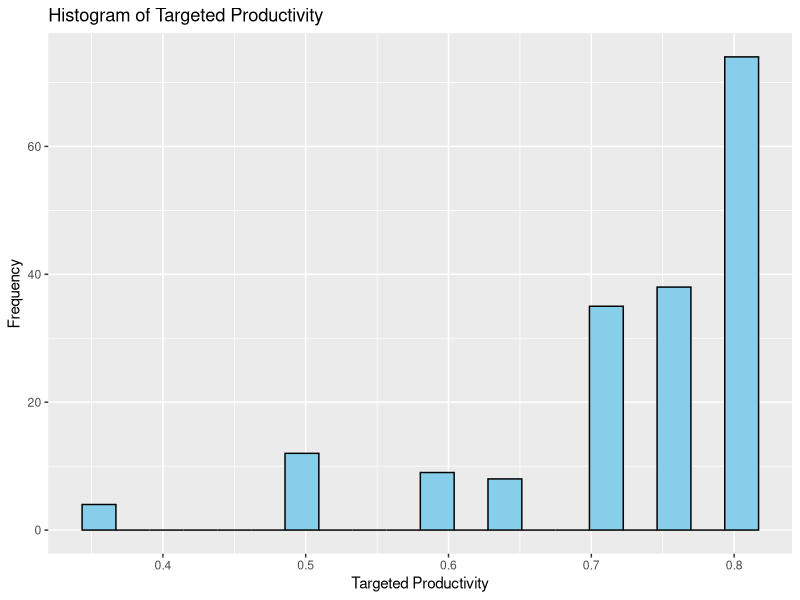
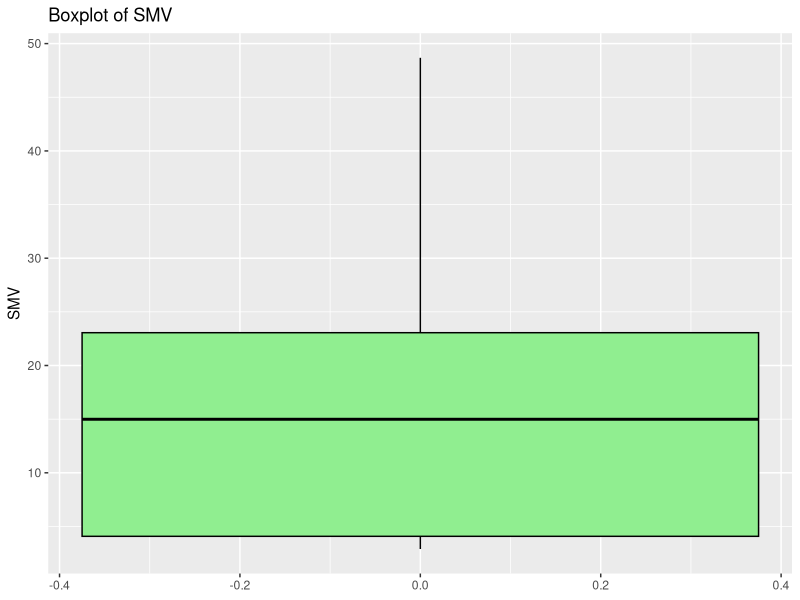
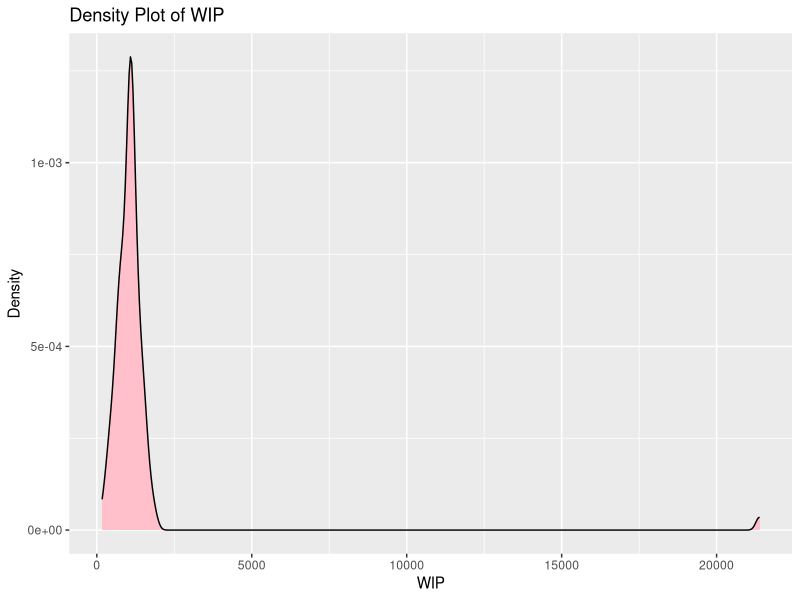
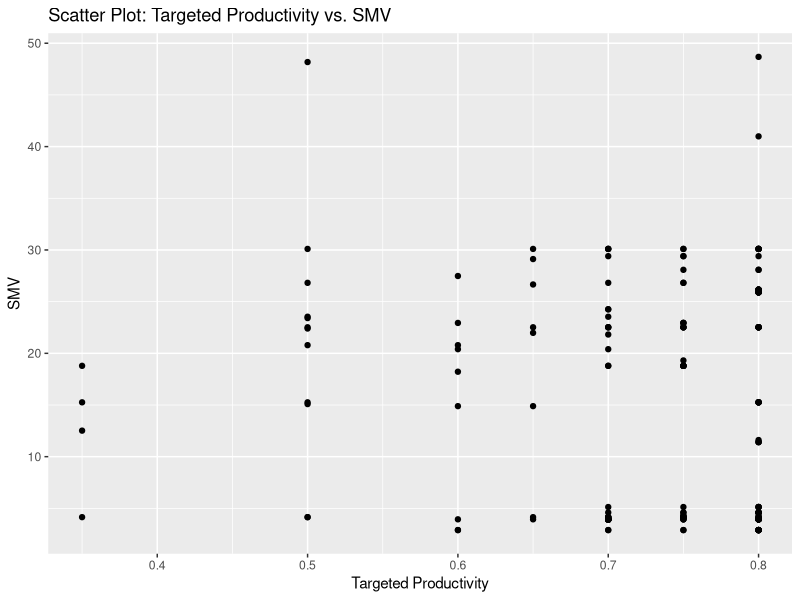
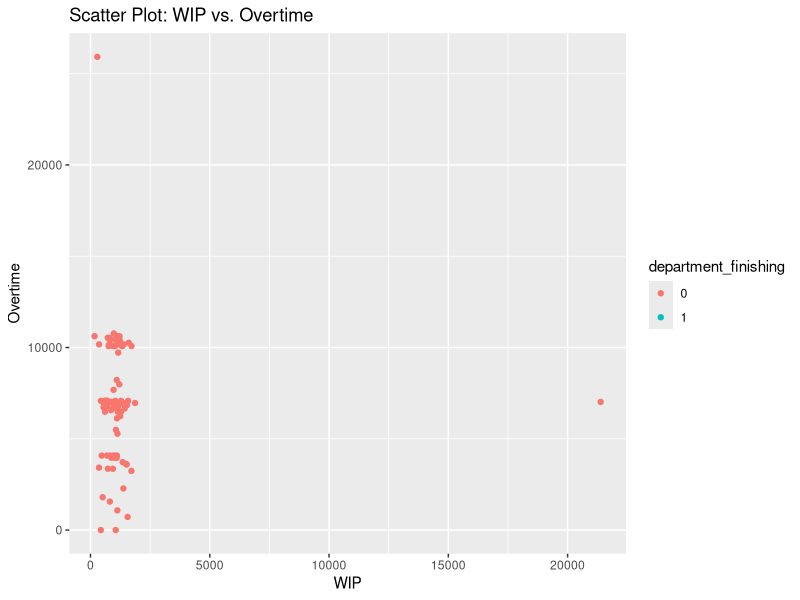
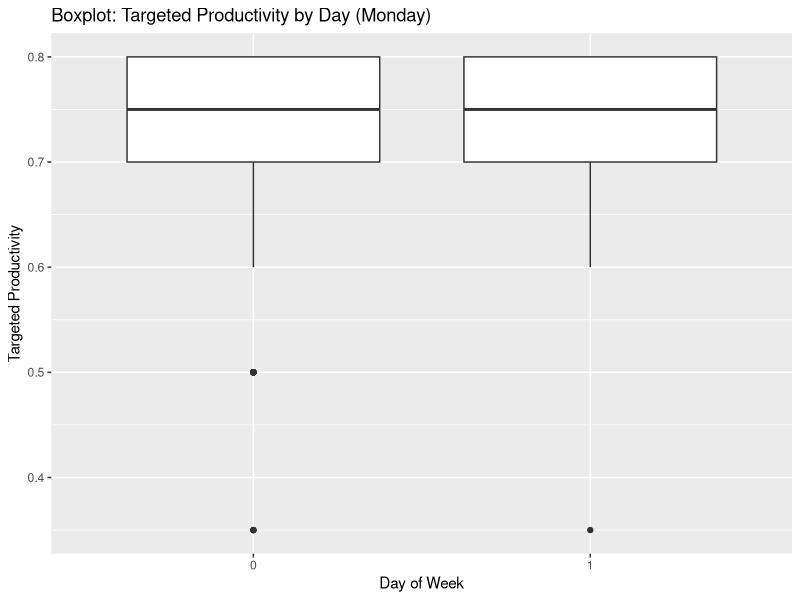
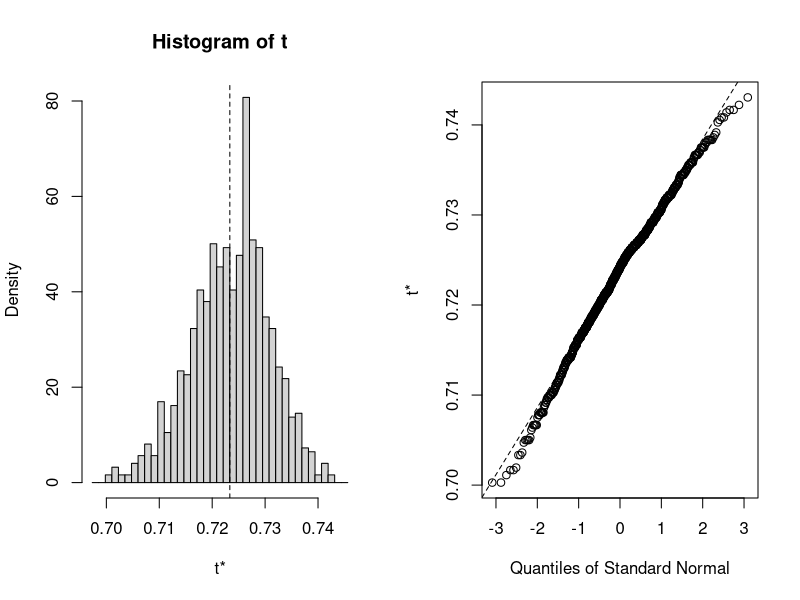

The R source for these figures, in order: (Note: this script raises an error after producing the figures.)
## ---- chunk 1
library(formatR)
knitr::opts_chunk$set(
  warning = FALSE,
  collapse = FALSE
)
## ---- chunk 2
# Load the employee dataset
employee_data <- read.csv("employee_performance.csv", 
                          colClasses = c(
                            team = "factor",
                            targeted_productivity = "numeric",
                            smv = "numeric",
                            wip = "numeric",
                            over_time = "numeric",
                            incentive = "numeric",
                            idle_time = "numeric",
                            idle_men = "numeric",
                            no_of_style_change = "numeric",
                            no_of_workers = "numeric",
                            month = "factor",
                            quarter_Quarter1 = "factor",
                            quarter_Quarter2 = "factor",
                            quarter_Quarter3 = "factor",
                            quarter_Quarter4 = "factor",
                            quarter_Quarter5 = "factor",
                            day_Friday = "factor",
                            department_finishing  = "factor", 
                            department_sewing = "factor",  
                            day_Monday = "factor",
                            day_Saturday = "factor",
                            day_Sunday = "factor",
                            day_Thursday = "factor",
                            day_Tuesday = "factor",
                            day_Wednesday = "factor"
                          ), 
                          header = TRUE)

# Display the structure of the dataset
str(employee_data)

# View the first few rows of the dataset
head(employee_data)

# View the dataset
View(employee_data)
## ---- chunk 3
# Frequency table for the 'team' variable
team_freq <- table(employee_data$team)
print("Frequency table for 'team' variable:")
print(team_freq)

# Frequency table for the 'department_finishing' variable
dept_finishing_freq <- table(employee_data$department_finishing)
print("Frequency table for 'department_finishing' variable:")
print(dept_finishing_freq)

# Frequency table for the 'day_Monday' variable
day_Monday_freq <- table(employee_data$day_Monday)
print("Frequency table for 'day_Monday' variable:")
print(day_Monday_freq)
## ---- chunk 4
# Calculate measures of central tendency for numerical variables

# Mean
mean_targeted_productivity <- mean(employee_data$targeted_productivity)
mean_smv <- mean(employee_data$smv)
mean_wip <- mean(employee_data$wip)
mean_over_time <- mean(employee_data$over_time)
mean_incentive <- mean(employee_data$incentive)
mean_idle_time <- mean(employee_data$idle_time)
mean_idle_men <- mean(employee_data$idle_men)
mean_no_of_style_change <- mean(employee_data$no_of_style_change)
mean_no_of_workers <- mean(employee_data$no_of_workers)

# Median
median_targeted_productivity <- median(employee_data$targeted_productivity)
median_smv <- median(employee_data$smv)
median_wip <- median(employee_data$wip)
median_over_time <- median(employee_data$over_time)
median_incentive <- median(employee_data$incentive)
median_idle_time <- median(employee_data$idle_time)
median_idle_men <- median(employee_data$idle_men)
median_no_of_style_change <- median(employee_data$no_of_style_change)
median_no_of_workers <- median(employee_data$no_of_workers)

# Mode (assuming there's only one mode)
mode_targeted_productivity <- names(sort(table(employee_data$targeted_productivity), decreasing = TRUE)[1])
mode_smv <- names(sort(table(employee_data$smv), decreasing = TRUE)[1])
mode_wip <- names(sort(table(employee_data$wip), decreasing = TRUE)[1])
mode_over_time <- names(sort(table(employee_data$over_time), decreasing = TRUE)[1])
mode_incentive <- names(sort(table(employee_data$incentive), decreasing = TRUE)[1])
mode_idle_time <- names(sort(table(employee_data$idle_time), decreasing = TRUE)[1])
mode_idle_men <- names(sort(table(employee_data$idle_men), decreasing = TRUE)[1])
mode_no_of_style_change <- names(sort(table(employee_data$no_of_style_change), decreasing = TRUE)[1])
mode_no_of_workers <- names(sort(table(employee_data$no_of_workers), decreasing = TRUE)[1])

# Print the results
cat("Mean targeted_productivity:", mean_targeted_productivity, "\n")
cat("Median targeted_productivity:", median_targeted_productivity, "\n")
cat("Mode targeted_productivity:", mode_targeted_productivity, "\n")

cat("Mean smv:", mean_smv, "\n")
cat("Median smv:", median_smv, "\n")
cat("Mode smv:", mode_smv, "\n")

cat("Mean wip:", mean_wip, "\n")
cat("Median wip:", median_wip, "\n")
cat("Mode wip:", mode_wip, "\n")

cat("Mean over_time:", mean_over_time, "\n")
cat("Median over_time:", median_over_time, "\n")
cat("Mode over_time:", mode_over_time, "\n")

cat("Mean incentive:", mean_incentive, "\n")
cat("Median incentive:", median_incentive, "\n")
cat("Mode incentive:", mode_incentive, "\n")

cat("Mean idle_time:", mean_idle_time, "\n")
cat("Median idle_time:", median_idle_time, "\n")
cat("Mode idle_time:", mode_idle_time, "\n")

cat("Mean idle_men:", mean_idle_men, "\n")
cat("Median idle_men:", median_idle_men, "\n")
cat("Mode idle_men:", mode_idle_men, "\n")

cat("Mean no_of_style_change:", mean_no_of_style_change, "\n")
cat("Median no_of_style_change:", median_no_of_style_change, "\n")
cat("Mode no_of_style_change:", mode_no_of_style_change, "\n")

cat("Mean no_of_workers:", mean_no_of_workers, "\n")
cat("Median no_of_workers:", median_no_of_workers, "\n")
cat("Mode no_of_workers:", mode_no_of_workers, "\n")
## ---- chunk 5
# Load the psych package
library(psych)

# Calculate measures of distribution for numerical variables

# Variance
variance_targeted_productivity <- var(employee_data$targeted_productivity)
variance_smv <- var(employee_data$smv)
variance_wip <- var(employee_data$wip)
variance_over_time <- var(employee_data$over_time)
variance_incentive <- var(employee_data$incentive)
variance_idle_time <- var(employee_data$idle_time)
variance_idle_men <- var(employee_data$idle_men)
variance_no_of_style_change <- var(employee_data$no_of_style_change)
variance_no_of_workers <- var(employee_data$no_of_workers)

# Standard Deviation
sd_targeted_productivity <- sd(employee_data$targeted_productivity)
sd_smv <- sd(employee_data$smv)
sd_wip <- sd(employee_data$wip)
sd_over_time <- sd(employee_data$over_time)
sd_incentive <- sd(employee_data$incentive)
sd_idle_time <- sd(employee_data$idle_time)
sd_idle_men <- sd(employee_data$idle_men)
sd_no_of_style_change <- sd(employee_data$no_of_style_change)
sd_no_of_workers <- sd(employee_data$no_of_workers)

# Skewness
skewness_targeted_productivity <- skew(employee_data$targeted_productivity)
skewness_smv <- skew(employee_data$smv)
skewness_wip <- skew(employee_data$wip)
skewness_over_time <- skew(employee_data$over_time)
skewness_incentive <- skew(employee_data$incentive)
skewness_idle_time <- skew(employee_data$idle_time)
skewness_idle_men <- skew(employee_data$idle_men)
skewness_no_of_style_change <- skew(employee_data$no_of_style_change)
skewness_no_of_workers <- skew(employee_data$no_of_workers)

# Print the results
cat("Variance targeted_productivity:", variance_targeted_productivity, "\n")
cat("Standard Deviation targeted_productivity:", sd_targeted_productivity, "\n")
cat("Skewness targeted_productivity:", skewness_targeted_productivity, "\n")

cat("Variance smv:", variance_smv, "\n")
cat("Standard Deviation smv:", sd_smv, "\n")
cat("Skewness smv:", skewness_smv, "\n")

cat("Variance wip:", variance_wip, "\n")
cat("Standard Deviation wip:", sd_wip, "\n")
cat("Skewness wip:", skewness_wip, "\n")

cat("Variance over_time:", variance_over_time, "\n")
cat("Standard Deviation over_time:", sd_over_time, "\n")
cat("Skewness over_time:", skewness_over_time, "\n")

cat("Variance incentive:", variance_incentive, "\n")
cat("Standard Deviation incentive:", sd_incentive, "\n")
cat("Skewness incentive:", skewness_incentive, "\n")

cat("Variance idle_time:", variance_idle_time, "\n")
cat("Standard Deviation idle_time:", sd_idle_time, "\n")
cat("Skewness idle_time:", skewness_idle_time, "\n")

cat("Variance idle_men:", variance_idle_men, "\n")
cat("Standard Deviation idle_men:", sd_idle_men, "\n")
cat("Skewness idle_men:", skewness_idle_men, "\n")

cat("Variance no_of_style_change:", variance_no_of_style_change, "\n")
cat("Standard Deviation no_of_style_change:", sd_no_of_style_change, "\n")
cat("Skewness no_of_style_change:", skewness_no_of_style_change, "\n")

cat("Variance no_of_workers:", variance_no_of_workers, "\n")
cat("Standard Deviation no_of_workers:", sd_no_of_workers, "\n")
cat("Skewness no_of_workers:", skewness_no_of_workers, "\n")
## ---- chunk 6
# Calculate correlation matrix for numerical variables
correlation_matrix <- cor(employee_data[, c(
  "targeted_productivity", "smv", "wip", "over_time",
  "incentive", "idle_time", "idle_men", "no_of_style_change",
  "no_of_workers"
)])

# Print correlation matrix
print("Correlation Matrix:")
print(correlation_matrix)
## ---- chunk 7
# Fit ANOVA model
anova_result <- aov(targeted_productivity ~ day_Monday + day_Tuesday + day_Wednesday + 
                      day_Thursday + day_Friday + day_Saturday + day_Sunday, data = employee_data)

# Summary of ANOVA
summary(anova_result)
## ---- chunk 8
# Load necessary packages for plotting
library(ggplot2)

# Histogram for targeted_productivity
histogram_targeted_productivity <- ggplot(employee_data, aes(x = targeted_productivity)) +
  geom_histogram(fill = "skyblue", color = "black", bins = 20) +
  labs(title = "Histogram of Targeted Productivity",
       x = "Targeted Productivity",
       y = "Frequency")

# Boxplot for smv
boxplot_smv <- ggplot(employee_data, aes(y = smv)) +
  geom_boxplot(fill = "lightgreen", color = "black") +
  labs(title = "Boxplot of SMV",
       y = "SMV")

# Density plot for wipss
density_wip <- ggplot(employee_data, aes(x = wip)) +
  geom_density(fill = "pink", color = "black") +
  labs(title = "Density Plot of WIP",
       x = "WIP",
       y = "Density")

# Output each plot
print(histogram_targeted_productivity)
print(boxplot_smv)
print(density_wip)

# Multivariate plots

# Scatter plot between targeted_productivity and smv
scatter_targeted_smv <- ggplot(employee_data, aes(x = targeted_productivity, y = smv)) +
  geom_point() +
  labs(title = "Scatter Plot: Targeted Productivity vs. SMV",
       x = "Targeted Productivity",
       y = "SMV")

# Scatter plot between wip and over_time colored by department_finishing
scatter_wip_over_time <- ggplot(employee_data, aes(x = wip, y = over_time, color = department_finishing)) +
  geom_point() +
  labs(title = "Scatter Plot: WIP vs. Overtime",
       x = "WIP",
       y = "Overtime")

# Boxplot of targeted_productivity by day_Monday
boxplot_targeted_day <- ggplot(employee_data, aes(x = day_Monday, y = targeted_productivity)) +
  geom_boxplot() +
  labs(title = "Boxplot: Targeted Productivity by Day (Monday)",
       x = "Day of Week",
       y = "Targeted Productivity")

# Output each plot
print(scatter_targeted_smv)
print(scatter_wip_over_time)
print(boxplot_targeted_day)
## ---- chunk 9
# Ensure 'team' and 'month' are removed from both training and prediction data
employee_data <- employee_data[, !colnames(employee_data) %in% c("team", "month")]


# Check for missing values
missing_values <- colSums(is.na(employee_data))

# Print the number of missing values for each variable
print("Missing values in the dataset:")
print(missing_values)
## ---- chunk 10
employee_data$wip[is.na(employee_data$wip)] <- mean(employee_data$wip, na.rm = TRUE)

# Check if there are still missing values
missing_values <- colSums(is.na(employee_data))

# Print the number of missing values for each variable after imputation
print("Missing values in the dataset after imputation:")
print(missing_values)

## ---- chunk 11
# Load necessary packages
library(caTools)  # For data splitting

# Set seed for reproducibility
set.seed(123)

# Split the data into training and testing sets (70% training, 30% testing)
split <- sample.split(employee_data$targeted_productivity, SplitRatio = 0.7)

# Create training and testing datasets
training_data <- subset(employee_data, split == TRUE)
testing_data <- subset(employee_data, split == FALSE)

# Check the dimensions of the training and testing datasets
cat("Training data dimensions:", dim(training_data), "\n")
cat("Testing data dimensions:", dim(testing_data), "\n")
## ---- chunk 12
# Load necessary packages
library(boot)

# For example, let's calculate the mean of 'targeted_productivity'
statistic <- function(data, i) {
  mean(data$targeted_productivity[i])
}

# Perform bootstrapping with 1000 bootstrap samples
boot_results <- boot(employee_data, statistic, R = 1000)

# Summarize bootstrapping results
print("Bootstrapping results:")
print(boot_results)

# Plot the bootstrap distribution
plot(boot_results)
## ---- chunk 13
# Load necessary packages
library(caret)

# Set the seed for reproducibility
set.seed(123)

# Define the number of folds
k <- 10  # You can choose any value depending on your preference and dataset size

# Define the training control
train_control <- trainControl(method = "cv", number = k)

# Define the model (example: linear regression)
model <- train(targeted_productivity ~ ., data = employee_data, method = "lm", trControl = train_control)

# Print the model
print(model)

# Summarize the results
summary(model)
## ---- chunk 14
# Load necessary packages
library(caret)

# Define the model using linear regression
model_lm <- train(targeted_productivity ~ ., data = employee_data, method = "lm")

# Print the model
print(model_lm)

# Summarize the results
summary(model_lm)

# Define the model using random forest
model_rf <- train(targeted_productivity ~ ., data = employee_data, method = "rf")

# Print the model
print(model_rf)

# Summarize the results
print(model_rf$finalModel)

# Define the model using multilayer perceptron
model_mlp <- train(targeted_productivity ~ ., data = employee_data, method = "mlp")

# Print the model
print(model_mlp)
## ---- chunk 15
# Define models
models <- list(
  lm = train(targeted_productivity ~ ., data = employee_data, method = "lm"),
  rf = train(targeted_productivity ~ ., data = employee_data, method = "rf"),
  mlp = train(targeted_productivity ~ ., data = employee_data, method = "mlp")
)

# Compare model performance using 10-fold cross-validation
comparison <- resamples(models)

# Summarize the comparison results
summary(comparison)

# Plot the comparison results
bwplot(comparison)
